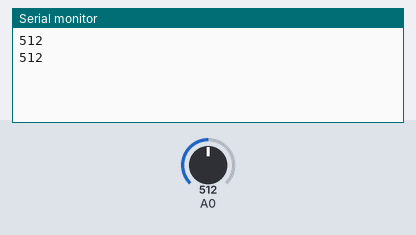
A sketch run on a simulated Arduino Uno, built with avr-gcc and run on an emulated ATmega328P. Shown: the last lines printed to the serial monitor. The test bench sets the inputs (shaded band); at power-on: A0 = 512.

Above: at 10.8 s.
10.9 s: A0 set to 716
At 20.7 s:
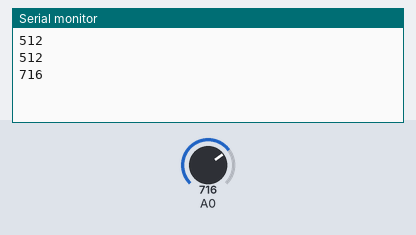
20.9 s: A0 set to 900
At 30.9 s:
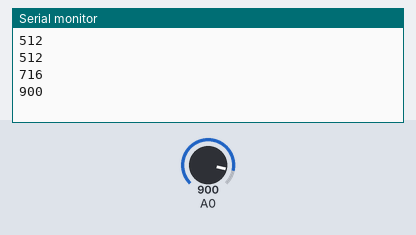
Timing chart, 0 to 32.4 s (numbered marks = the images above; inputs shaded):
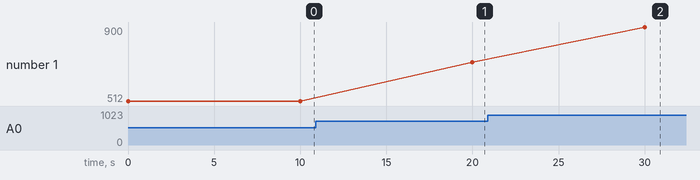

The sketch:

opdracht_11.ino
```cpp
void setup() {Serial.begin(9600);}
void loop() {
  Serial.println(analogRead(A0), DEC);
  delay(10000);
}
```

Measured:
- after the input at 10.9 s, the serial monitor: prints a new line after 9.1 s (image 1)
- after the input at 20.9 s, the serial monitor: prints a new line after 9.1 s (image 2)
- plotted number 1: 512 → 716 after the input at 10.9 s, 716 → 900 after the input at 20.9 s
